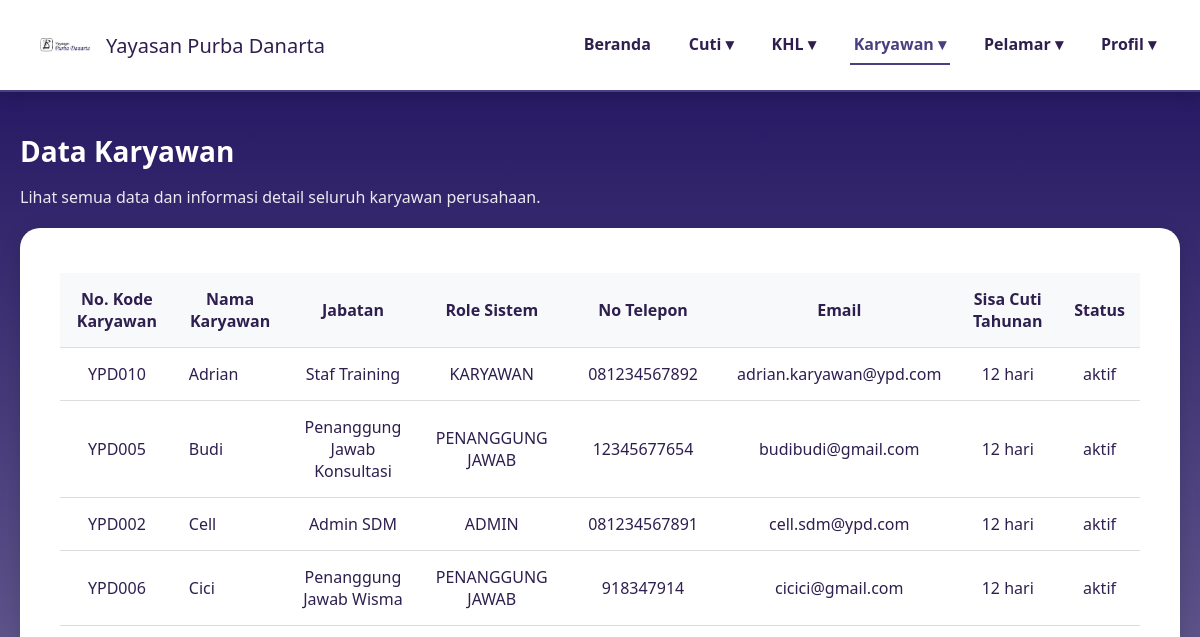
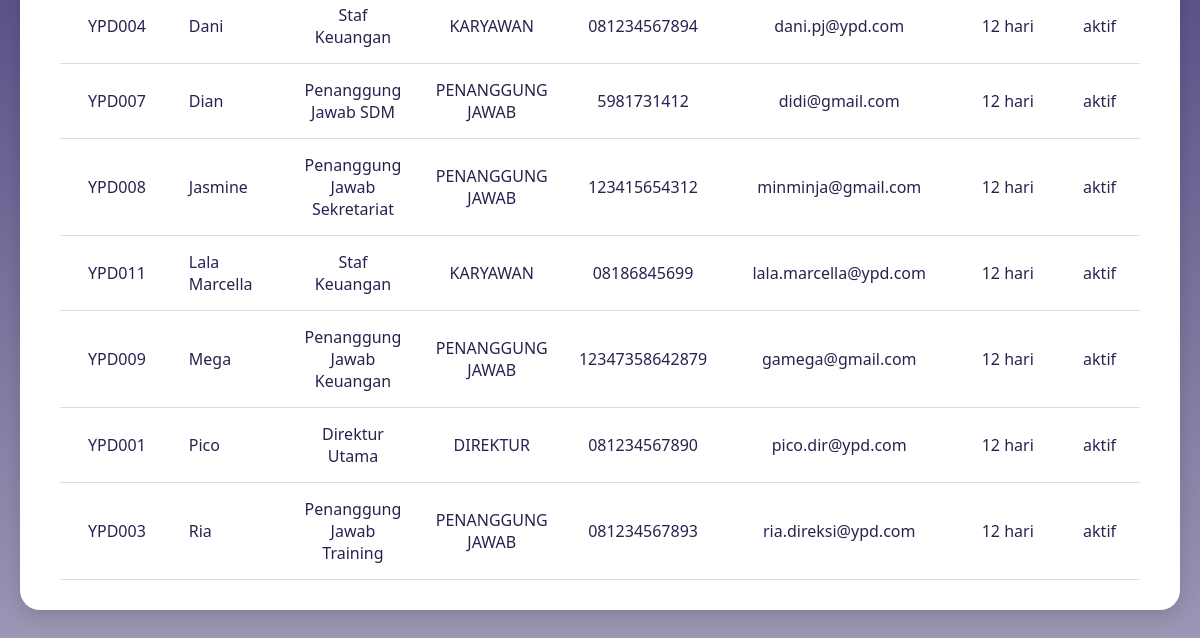
/data_karyawan_direktur.php, run on an earlier commit of the app's database (2 pictures, top to bottom).
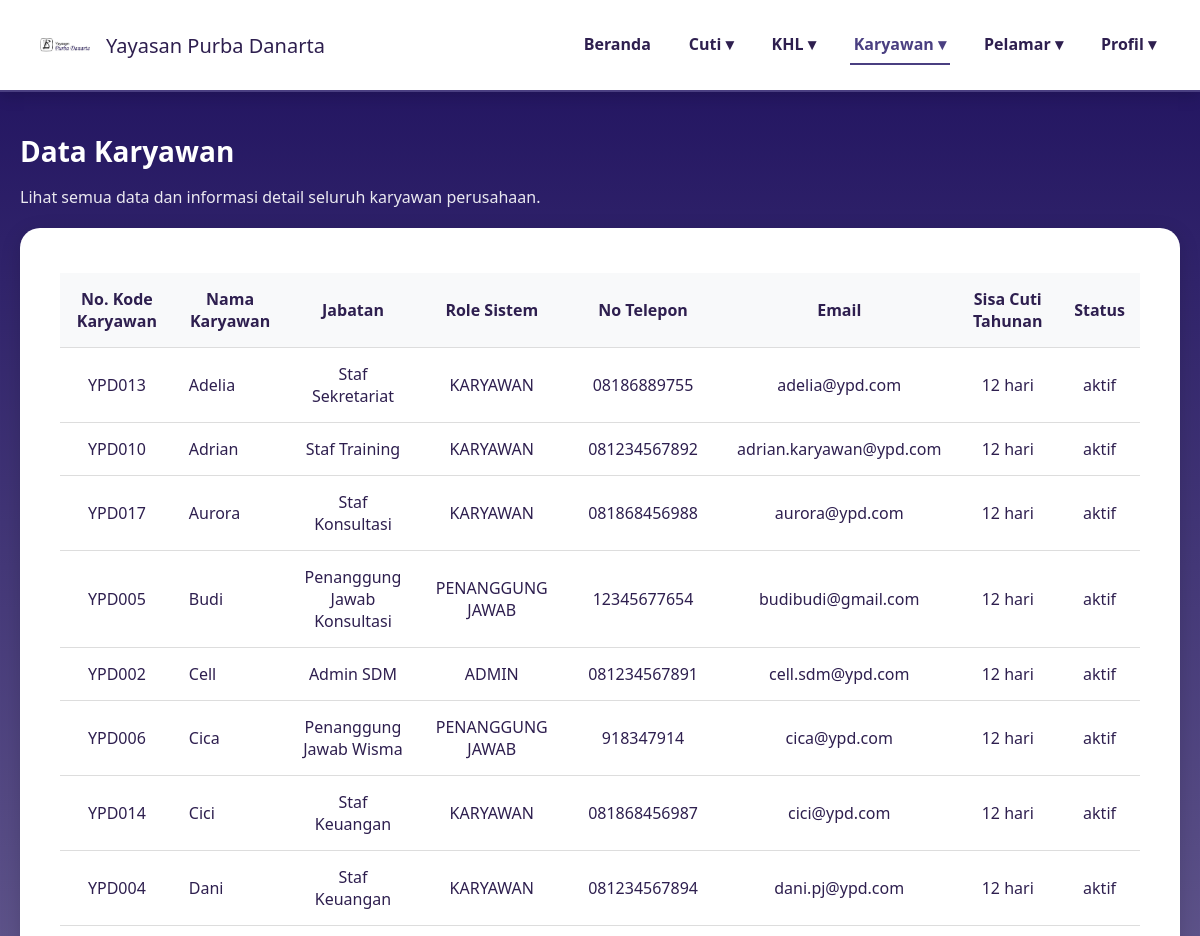
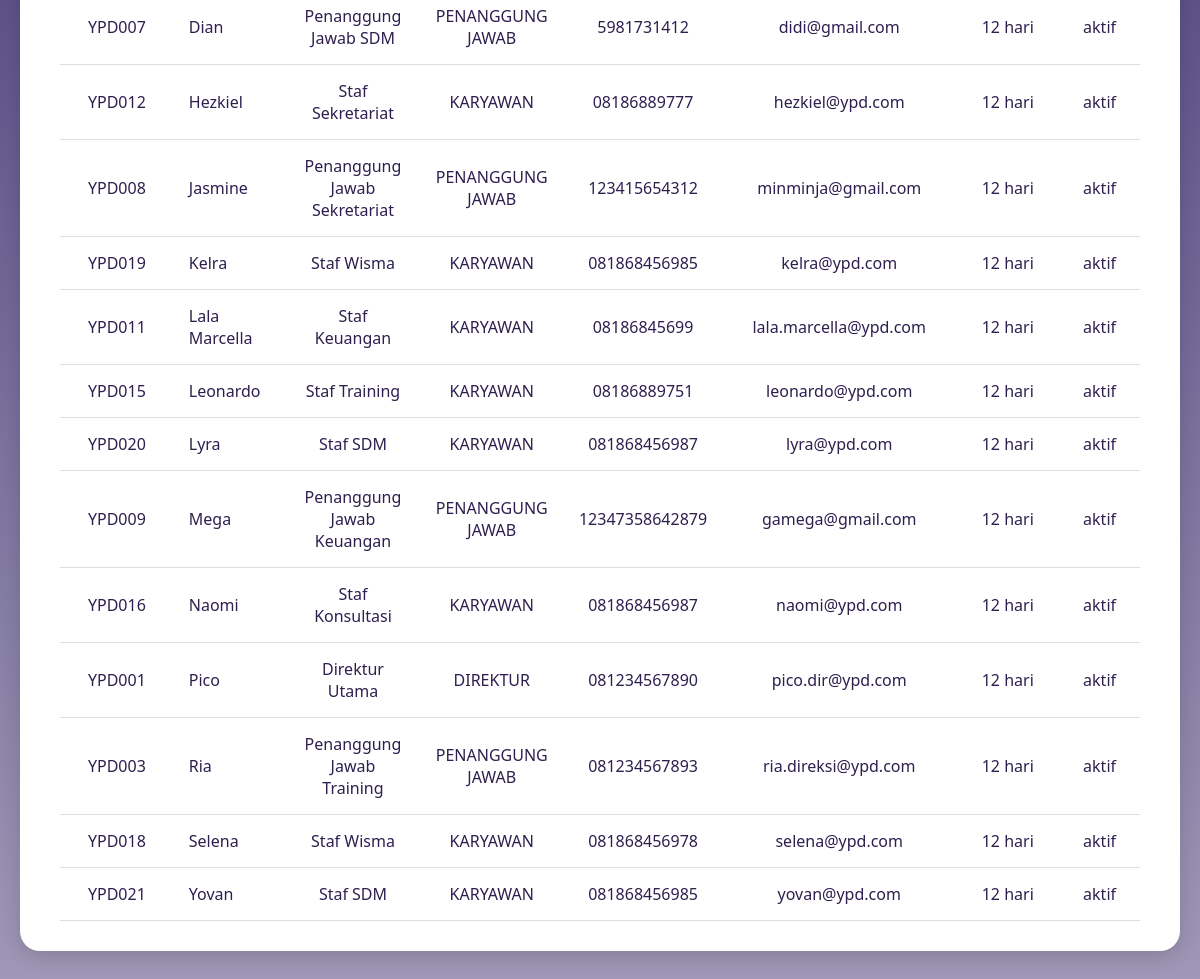
And on a later commit of the database (2 pictures, top to bottom).
### tables this page shows
CREATE TABLE `data_karyawan` (
  `id_karyawan` int(11) NOT NULL,
  `kode_karyawan` varchar(20) NOT NULL,
  `nama_lengkap` varchar(100) NOT NULL,
  `email` varchar(100) NOT NULL,
  `password` varchar(255) NOT NULL,
  `jabatan` varchar(50) NOT NULL,
  `divisi` varchar(50) NOT NULL,
  `role` enum('karyawan','direktur','admin','penanggung jawab') NOT NULL DEFAULT 'karyawan',
  `no_telp` varchar(20) DEFAULT NULL,
  `sisa_cuti_tahunan` int(3) DEFAULT 12,
  `sisa_cuti_lustrum` int(3) DEFAULT 5,
  `status_aktif` enum('aktif','non_aktif') NOT NULL DEFAULT 'aktif',
  `created_at` timestamp NOT NULL DEFAULT current_timestamp()
);

### data_karyawan_direktur.php (the view, shortened to what this page needs)
<?php
require 'config.php';
$query_data_karyawan = "
    SELECT
        kode_karyawan,
        nama_lengkap,
        jabatan,
        role,
        no_telp,
        email,
        sisa_cuti_tahunan,
        status_aktif
    FROM data_karyawan
    ORDER BY nama_lengkap ASC";
$result_karyawan = $conn->query($query_data_karyawan);
?>
<!DOCTYPE html>
<html lang="id">
<head>
    <link rel="stylesheet" href="https://cdnjs.cloudflare.com/ajax/libs/font-awesome/6.4.0/css/all.min.css">
</head>
<body>
    <header>
      <div class="logo">
        <img src="image/namayayasan.png" alt="Logo Yayasan">
        <span>Yayasan Purba Danarta</span>
      </div>
      <nav>
        <ul>
            <li><a href="dashboarddirektur.php">Beranda</a></li>
            <li><a href="#">Cuti ▾</a>
            </li>
            <li><a href="#">KHL ▾</a>
            </li>
            <li class="nav-active"><a href="#">Karyawan ▾</a>
            </li>
            <li><a href="#">Pelamar ▾</a>
            </li>
            <li><a href="#">Profil ▾</a>
            </li>
        </ul>
      </nav>
    </header>
    <main>
        <h1>Data Karyawan</h1>
        <p class="info-text">Lihat semua data dan informasi detail seluruh karyawan perusahaan.</p>
        <div class="card">
            <div class="data-table-container">
                <table class="data-table">
                    <thead>
                        <tr>
                            <th>No. Kode Karyawan</th>
                            <th>Nama Karyawan</th>
                            <th>Jabatan</th>
                            <th>Role Sistem</th>
                            <th>No Telepon</th>
                            <th>Email</th>
                            <th>Sisa Cuti Tahunan</th>
                            <th>Status</th>
                        </tr>
                    </thead>
                    <tbody>
                        <?php if ($result_karyawan->num_rows > 0): ?>
                            <?php while($row = $result_karyawan->fetch_assoc()): ?>
                                <tr>
                                    <td><?= htmlspecialchars($row['kode_karyawan']) ?></td>
                                    <td><?= htmlspecialchars($row['nama_lengkap']) ?></td>
                                    <td><?= htmlspecialchars($row['jabatan']) ?></td>
                                    <td><?= htmlspecialchars(strtoupper($row['role'])) ?></td>
                                    <td><?= htmlspecialchars($row['no_telp']) ?></td>
                                    <td><?= htmlspecialchars($row['email']) ?></td>
                                    <td><?= htmlspecialchars($row['sisa_cuti_tahunan']) ?> hari</td>
                                    <td><?= htmlspecialchars($row['status_aktif']) ?></td>
                                </tr>
                            <?php endwhile; ?>
                        <?php else: ?>
                            <tr>
                                <td colspan="8" style="text-align: center;">Tidak ada data karyawan ditemukan di database.</td>
                            </tr>
                        <?php endif; ?>
                    </tbody>
                </table>
            </div>
        </div>
    </main>
</body>
</html>

What changed in the data, as far as the page shows it:
added data_karyawan: kode_karyawan "YPD013", nama_lengkap "Adelia", jabatan "Staf Sekretariat", role "KARYAWAN", no_telp "08186889755", email "adelia@ypd.com", sisa_cuti_tahunan "12", status_aktif "aktif"
added data_karyawan: kode_karyawan "YPD017", nama_lengkap "Aurora", jabatan "Staf Konsultasi", role "KARYAWAN", no_telp "081868456988", email "aurora@ypd.com", sisa_cuti_tahunan "12", status_aktif "aktif"
changed data_karyawan "YPD006": nama_lengkap "Cici" → "Cica"; email "cicici@gmail.com" → "cica@ypd.com"
added data_karyawan: kode_karyawan "YPD014", nama_lengkap "Cici", jabatan "Staf Keuangan", role "KARYAWAN", no_telp "081868456987", email "cici@ypd.com", sisa_cuti_tahunan "12", status_aktif "aktif"
added data_karyawan: kode_karyawan "YPD012", nama_lengkap "Hezkiel", jabatan "Staf Sekretariat", role "KARYAWAN", no_telp "08186889777", email "hezkiel@ypd.com", sisa_cuti_tahunan "12", status_aktif "aktif"
added data_karyawan: kode_karyawan "YPD019", nama_lengkap "Kelra", jabatan "Staf Wisma", role "KARYAWAN", no_telp "081868456985", email "kelra@ypd.com", sisa_cuti_tahunan "12", status_aktif "aktif"
added data_karyawan: kode_karyawan "YPD015", nama_lengkap "Leonardo", jabatan "Staf Training", role "KARYAWAN", no_telp "08186889751", email "leonardo@ypd.com", sisa_cuti_tahunan "12", status_aktif "aktif"
added data_karyawan: kode_karyawan "YPD020", nama_lengkap "Lyra", jabatan "Staf SDM", role "KARYAWAN", no_telp "081868456987", email "lyra@ypd.com", sisa_cuti_tahunan "12", status_aktif "aktif"
added data_karyawan: kode_karyawan "YPD016", nama_lengkap "Naomi", jabatan "Staf Konsultasi", role "KARYAWAN", no_telp "081868456987", email "naomi@ypd.com", sisa_cuti_tahunan "12", status_aktif "aktif"
added data_karyawan: kode_karyawan "YPD018", nama_lengkap "Selena", jabatan "Staf Wisma", role "KARYAWAN", no_telp "081868456978", email "selena@ypd.com", sisa_cuti_tahunan "12", status_aktif "aktif"
added data_karyawan: kode_karyawan "YPD021", nama_lengkap "Yovan", jabatan "Staf SDM", role "KARYAWAN", no_telp "081868456985", email "yovan@ypd.com", sisa_cuti_tahunan "12", status_aktif "aktif"
